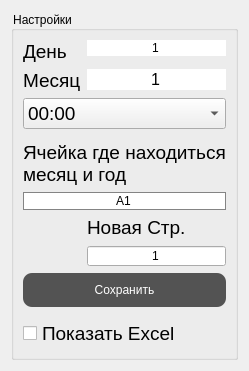
     <widget class="QWidget" name="widget" native="true">
      <property name="minimumSize">
       <size>
        <width>200</width>
        <height>0</height>
       </size>
      </property>
      <layout class="QVBoxLayout" name="verticalLayout_3">
       <item>
        <widget class="QGroupBox" name="groupBox_3">
         <property name="styleSheet">
          <string notr="true">color: rgb(0, 0, 0);</string>
         </property>
         <property name="title">
          <string>Настройки</string>
         </property>
         <layout class="QFormLayout" name="formLayout">
          <item row="0" column="0">
           <widget class="QLabel" name="label_10">
            <property name="font">
             <font>
              <pointsize>14</pointsize>
             </font>
            </property>
            <property name="styleSheet">
             <string notr="true">border:none;
color: rgb(0, 0, 0);
</string>
            </property>
            <property name="text">
             <string>День</string>
            </property>
           </widget>
          </item>
          <item row="0" column="1">
           <widget class="QSpinBox" name="dayBox">
            <property name="styleSheet">
             <string notr="true">border:none;
font: 12pt &quot;Segoe UI&quot;;
color: rgb(0, 0, 0);
</string>
            </property>
            <property name="alignment">
             <set>Qt::AlignCenter</set>
            </property>
            <property name="buttonSymbols">
             <enum>QAbstractSpinBox::NoButtons</enum>
            </property>
            <property name="minimum">
             <number>1</number>
            </property>
            <property name="maximum">
             <number>31</number>
            </property>
            <property name="stepType">
             <enum>QAbstractSpinBox::DefaultStepType</enum>
            </property>
           </widget>
          </item>
          <item row="1" column="0">
           <widget class="QLabel" name="label_12">
            <property name="font">
             <font>
              <pointsize>14</pointsize>
             </font>
            </property>
            <property name="styleSheet">
             <string notr="true">border:none;
color: rgb(0, 0, 0);
</string>
            </property>
            <property name="text">
             <string>Месяц</string>
            </property>
            <property name="wordWrap">
             <bool>true</bool>
            </property>
           </widget>
          </item>
          <item row="1" column="1">
           <widget class="QSpinBox" name="filebox">
            <property name="font">
             <font>
              <family>Segoe UI</family>
              <pointsize>12</pointsize>
              <italic>false</italic>
              <bold>false</bold>
             </font>
            </property>
            <property name="styleSheet">
             <string notr="true">border:none;
font: 12pt &quot;Segoe UI&quot;;
color: rgb(0, 0, 0);
</string>
            </property>
            <property name="alignment">
             <set>Qt::AlignCenter</set>
            </property>
            <property name="buttonSymbols">
             <enum>QAbstractSpinBox::NoButtons</enum>
            </property>
            <property name="minimum">
             <number>1</number>
            </property>
           </widget>
          </item>
          <item row="3" column="0" colspan="2">
           <widget class="QWidget" name="widget_5" native="true">
            <property name="styleSheet">
             <string notr="true">border-radius:4px;
background-color: rgb(88, 88, 88);</string>
            </property>
           </widget>
          </item>
          <item row="4" column="0" colspan="2">
           <widget class="QLabel" name="label_13">
            <property name="font">
             <font>
              <pointsize>14</pointsize>
             </font>
            </property>
            <property name="styleSheet">
             <string notr="true">color: rgb(0, 0, 0);</string>
            </property>
            <property name="text">
             <string>Ячейка где находиться месяц и год</string>
            </property>
            <property name="wordWrap">
             <bool>true</bool>
            </property>
           </widget>
          </item>
          <item row="5" column="0" colspan="2">
           <widget class="QLineEdit" name="lineEdit">
            <property name="styleSheet">
             <string notr="true">border:none;
border:1px solid rgb(132, 132, 132);
color: rgb(0, 0, 0);</string>
            </property>
            <property name="text">
             <string>A1</string>
            </property>
            <property name="alignment">
             <set>Qt::AlignCenter</set>
            </property>
           </widget>
          </item>
          <item row="6" column="0">
           <widget class="QWidget" name="widget_6" native="true">
            <property name="styleSheet">
             <string notr="true">border-radius:4px;
background-color: rgb(88, 88, 88);</string>
            </property>
           </widget>
          </item>
          <item row="6" column="1">
           <widget class="QLabel" name="label_11">
            <property name="font">
             <font>
              <pointsize>14</pointsize>
             </font>
            </property>
            <property name="text">
             <string>Новая Стр.</string>
            </property>
           </widget>
          </item>
          <item row="7" column="1">
           <widget class="QSpinBox" name="newSheetBox">
            <property name="alignment">
             <set>Qt::AlignCenter</set>
            </property>
            <property name="buttonSymbols">
             <enum>QAbstractSpinBox::NoButtons</enum>
            </property>
            <property name="minimum">
             <number>1</number>
            </property>
            <property name="maximum">
             <number>20</number>
            </property>
           </widget>
          </item>
          <item row="8" column="0" colspan="2">
           <widget class="QPushButton" name="pushButton">
            <property name="styleSheet">
             <string notr="true">
QPushButton{
	border-radius:9px;
	background-color: rgb(83, 83, 83);
	color: rgb(255, 255, 255);
border:none;
padding:10px;
	font: 7pt &quot;Franklin Gothic Heavy&quot;;
}

QPushButton:Hover{
	
	
	background-color: rgb(116, 116, 115);
}</string>
            </property>
            <property name="text">
             <string>Сохранить</string>
            </property>
           </widget>
          </item>
          <item row="9" column="0">
           <widget class="QWidget" name="widget_7" native="true">
            <property name="styleSheet">
             <string notr="true">border-radius:4px;
background-color: rgb(88, 88, 88);</string>
            </property>
           </widget>
          </item>
          <item row="10" column="0" colspan="2">
           <widget class="QCheckBox" name="checkBox">
            <property name="font">
             <font>
              <pointsize>14</pointsize>
             </font>
            </property>
            <property name="text">
             <string>Показать Excel</string>
            </property>
            <property name="checkable">
             <bool>true</bool>
            </property>
            <property name="checked">
             <bool>false</bool>
            </property>
           </widget>
          </item>
          <item row="2" column="0" colspan="2">
           <widget class="QComboBox" name="currentTimeBox">
            <property name="font">
             <font>
              <pointsize>14</pointsize>
             </font>
            </property>
            <item>
             <property name="text">
              <string>00:00</string>
             </property>
            </item>
            <item>
             <property name="text">
              <string>06:00</string>
             </property>
            </item>
            <item>
             <property name="text">
              <string>12:00</string>
             </property>
            </item>
            <item>
             <property name="text">
              <string>18:00</string>
             </property>
            </item>
           </widget>
          </item>
         </layout>
        </widget>
       </item>
      </layout>
     </widget>
